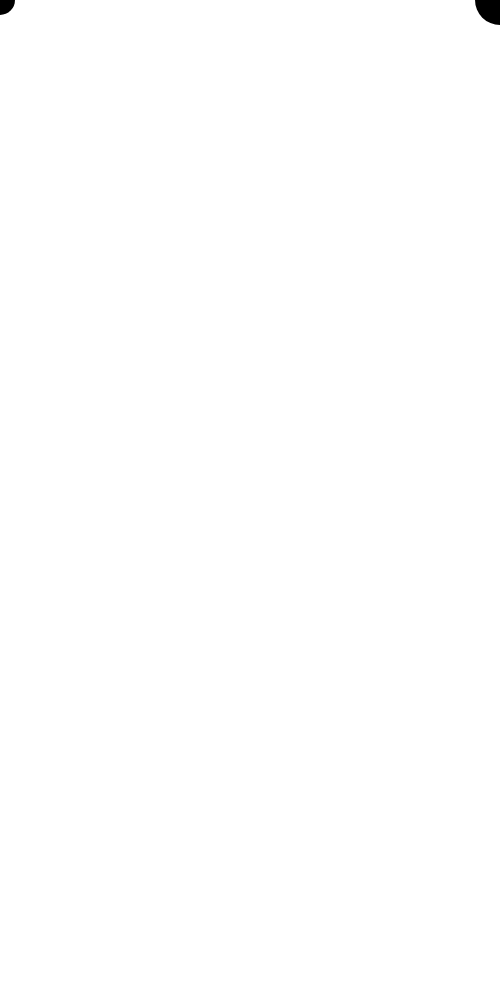
Frame 1 (no input)
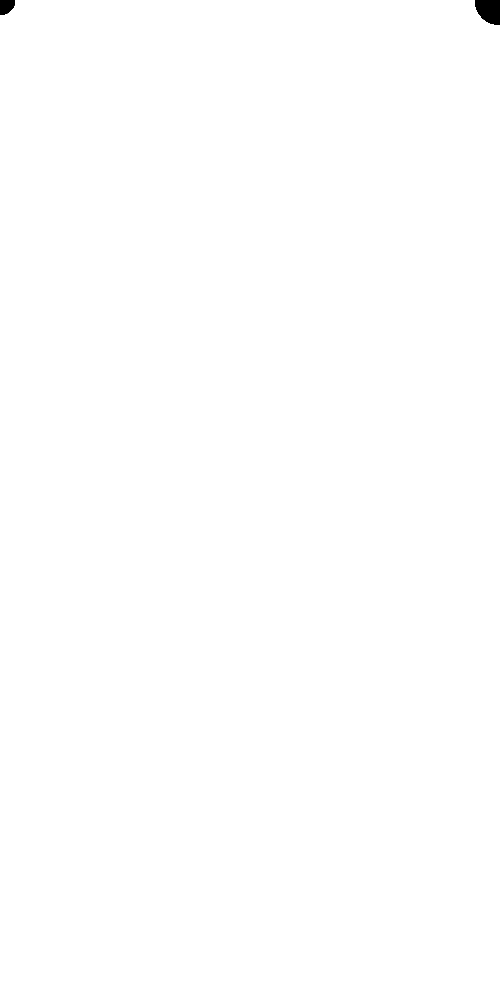
Frame 60 (no input)
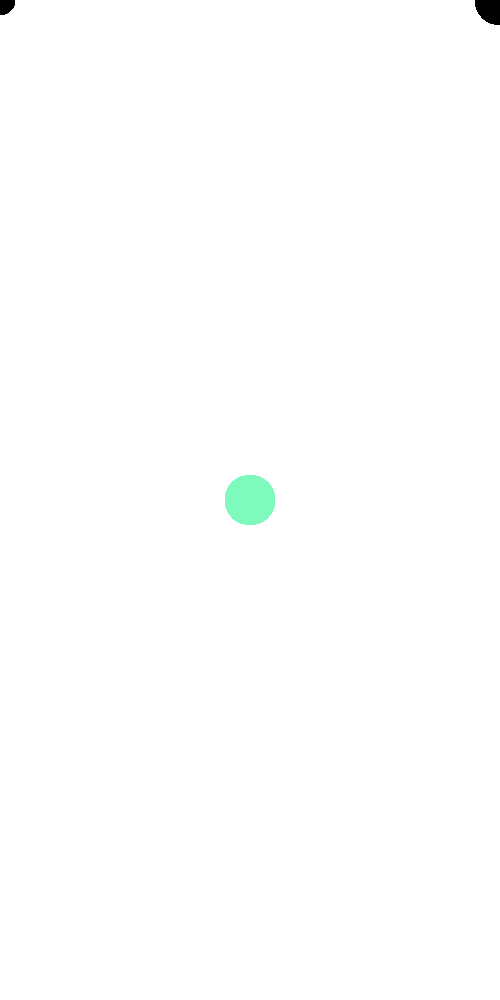
Frame 120 (the mouse pressed at the canvas centre since frame 60)

The p5.js sketch that drew these frames (run headless with seeded random() and noise() and a simulated clock; from frame 60 on, the mouse is pressed at the canvas centre):

// p5.js sketch
// ── sketch.js
function setup() {
  createCanvas(500, 1000);
  background(255,255,255);
}

function draw() {
  fill(mouseX/2,mouseY/2,mouseX/4+mouseY/4);
  noStroke();
  //follows the mouse
  ellipse(mouseX,mouseY,30,30);

  //mirrors the mouse along the x axis
  ellipse(width-mouseX, mouseY, 50);

  
  
}
